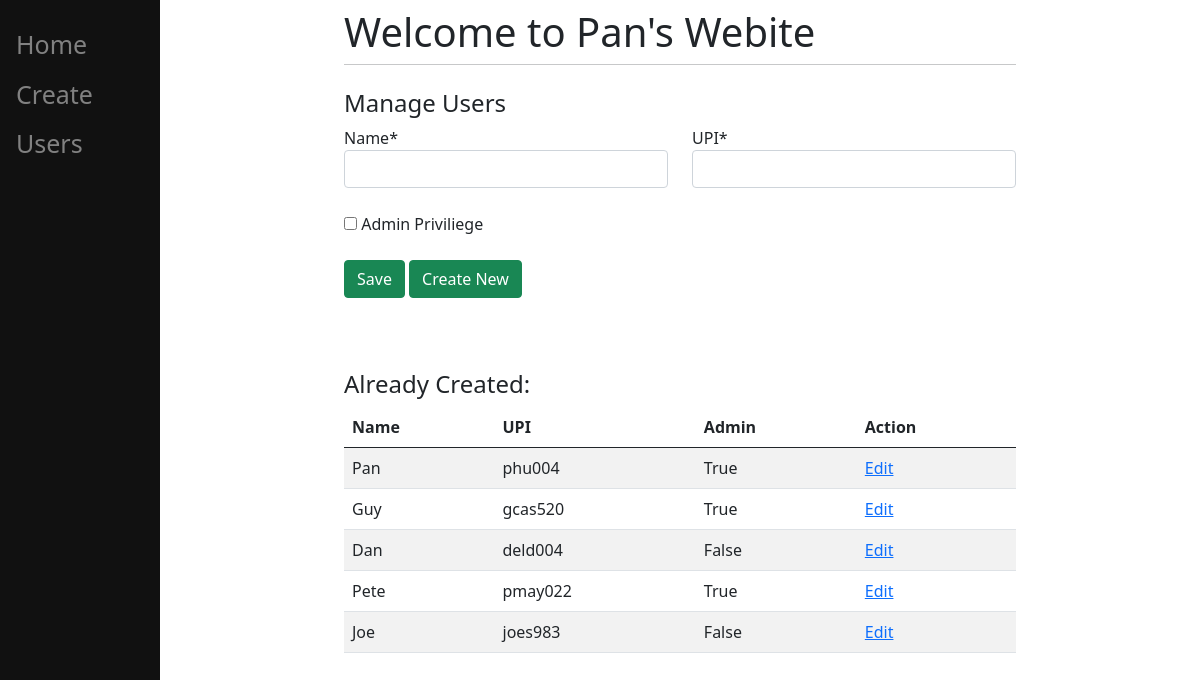
Page /main/createPerson on the committed database.
### main/models.py (models this page shows, shortened)
class Person(models.Model):
    name = models.CharField(max_length=200)
    upi = models.CharField(max_length=10, default="")
    isAdmin = models.BooleanField(default=False)

### main/views.py (the view, shortened to what this page needs)
# urls.py: path('createPerson', views.createPerson),
def createPerson(request):
    login_user = Person.objects.get(upi = MockedLoginUser.objects.get(id=1).upi)
    if request.method == "GET":
        upi = request.GET.get('upi', "")
        p = Person.objects.filter(upi=upi)
        if p.count() == 1:
            form = CreatePerson(person = p[0])
    if not 'form' in locals():
        form = CreatePerson()
    already_created = Person.objects.all()
    data = {
        "form": form,
        "create_title": "Manage Users",
        "already_created": already_created,
        "login_user": login_user
    }
    return render(request, "main/person.html", data)

### main/forms.py
class CreatePerson(forms.Form):
    name = forms.CharField(max_length=200)
    upi = forms.CharField(max_length=10, label="UPI")
    isAdmin = forms.BooleanField(label="Admin Priviliege", required=False)
    def __init__(self, *args, **kwargs):
        person = kwargs.pop('person', Person(name="", upi="", isAdmin=False))
        super().__init__(*args, **kwargs)
        self.helper = FormHelper()
        self.helper.layout = Layout(
            Div(
                Div('name', css_class="col-sm-6"),
                Div('upi', css_class="col-sm-6"),
                css_class="row"
            ),
            HTML("<br>"),
            "isAdmin",
            HTML("<br>"),
            Submit("save", "Save", css_class="btn btn-success"),
            Submit("create", "Create New", css_class="btn btn-success")
        )
        self.initial['name'] = person.name
        self.initial['upi'] = person.upi
        self.initial['isAdmin'] = person.isAdmin

### main/templates/main/person.html (shortened to what this page needs)
{% extends 'main/base.html' %}
{% load crispy_forms_tags %}
{% block content %}
    <h4>{{create_title}}</h4>
    <form method="POST" action="#">
        {% crispy form%}
        <br>
    </form>
    <br><br>
    <h4>Already Created:</h4>
    <table class="table table-striped">
        <thead>
          <tr>
            <th scope="col">Name</th>
            <th scope="col">UPI</th>
            <th scope="col">Admin</th>
            <th scope="col">Action</th>
          </tr>
        </thead>
        <tbody>
            {% for entry in already_created %}
                <tr>
                    <td>{{entry.name}}</td>
                    <td>{{entry.upi}}</td>
                    <td>{{entry.isAdmin}}</td>
                    <td><a href="createPerson?upi={{entry.upi}}">Edit</a></td>
                </tr>
            {% endfor %}
        </tbody>
    </table>
{% endblock %}

### main/templates/main/base.html (shortened to what this page needs)
<!doctype html>
<html>
        <head>
                <link href="https://cdn.jsdelivr.net/npm/bootstrap@5.1.0/dist/css/bootstrap.min.css" rel="stylesheet">
        </head>
        <body>
                <div class="sidenav">
                        <a href="/main">Home</a>
                        <a href="/main/createList">Create</a>
                        <a href="/main/createPerson">Users</a>
                </div>
                <div class="main">
                        <div class="row justify-content-center">
                                <div class="col-8">
                                        <h1 class="mt-2">Welcome to {{login_user.name}}'s Webite</h1>
                                        <hr class="mt-0 mb-4">
                                        {% block content %}
                                        {% endblock %}
                                </div>
                        </div>
                </div>
        </body>
</html>

### main/templates/main/base.html (style rules this page uses)
.sidenav { height:100%; width:160px; position: fixed; z-index:1; top:0; left:0; background-color: #111; overflow-x: hidden; padding-top:20px; }
.sidenav a { padding: 6px 8px 6px 16px; text-decoration: none; font-size:25px; color: #818181; display:block; }
.main { margin-left: 160px; padding: 0px 10px; }

### rows in the picture
Person: name "Pan", upi "phu004", isAdmin "True"
Person: name "Guy", upi "gcas520", isAdmin "True"
Person: name "Dan", upi "deld004", isAdmin "False"
Person: name "Pete", upi "pmay022", isAdmin "True"
Person: name "Joe", upi "joes983", isAdmin "False"

### other values in the picture
{{ create_title }} "Manage Users"
